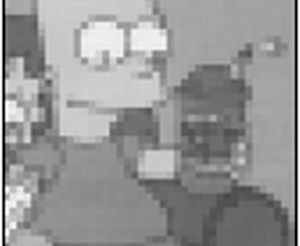
%> input picture Thresholding/bart.bmp (cropped and resized to the size of MATLAB's example picture), 300 x 246 px, given in place of coins.png, which was not available; the run also reads 2 pictures not shown here
$ octave Thresholding_histogram.m   (GNU Octave 9; MATLAB toolbox functions it lacks are replaced by stand-ins)
%> lines starting %> are read from the running program, lines starting %| are printed output that depends on the picture; in (x1, y1, x2, y2) boxes, pixels count from 0 and x2, y2 are one past the last pixel; in counts of white or black regions, pixels touching at a corner belong together; the program's own positions count from 1; pictures that were not available may be replaced by others from this repository, and a replacement may not be noted
### Thresholding/clusterKittler.m
%% Wyznaczenie progu binaryzacji metoda CLUSTER KITTLER

% Autor: Tomasz Kryjak
% Laboratorium Biocybernetyki AGH
% Utworzono            : 08.09.2009
% Ostatnia modyfikajca : 08.09.2009


function Topt = clusterKittler(obraz)

    [H x] = imhist(obraz);

    p = H / sum(H);

    w_k = cumsum(p);
    mi_k = cumsum(p .* (1:256)');


    w_0 = w_k;
    w_1 = 1 -w_k;

    mi_0 = mi_k ./ w_k;
    mi_T = mi_k(end);
    mi_1 = (mi_T-mi_k)./(1-w_k);

    for T= 1:1:256
        o_0(T) = sum( (((1:T)' -mi_0(T)).^2) .*p(1:T))./w_0(T);
        o_1(T) = sum( (((T+1:256)' -mi_1(T)).^2) .*p(T+1:256))./w_1(T);
    end

    o_0 = sqrt(o_0);
    o_1 = sqrt(o_1);


    J = 1 + 2*( w_0.*log10(o_0)' + w_1.*log10(o_1)') - 2*(w_0.*log10(w_0)+w_1.*log10(w_1));

    for i = 1:1:256
        if ( J(i) == -Inf)
            J(i) = NaN;
        end
    end

    [value Topt] = min(J);

end

### Thresholding/entropyYen.m
%% Wyznaczenie progu binaryzacji metoda ENTROPY YEN

% Autor: Tomasz Kryjak
% Laboratorium Biocybernetyki AGH
% Utworzono            : 07.10.2009
% Ostatnia modyfikajca : 07.10.2009

function Topt = entropyYen(obraz)


    % Histogram
    [H x] = imhist(obraz);

    % Gestosc prawdopodobienstwa
    p = H / sum(H);

    % Histogram skumulowany (dystrybuanta)
    P = cumsum(p);

    Hf = zeros(1,256);
    Hb = zeros(1,256);

% Obliczanie Hf i Hb
    for T=1:1:256

        suma = 0;
        for i=1:1:T
            z = (p(i)/P(T))^2;


            % Dystrybuanta = 0 -> Entropia nieskonczona
            if ( p(T) == 0 )
                z = Inf;
            end
            suma = suma + z;
        end
        Hf(T) = -1*log(suma);

        suma = 0;
        for i=T+1:1:256
            z = (p(i)/(1-P(T)))^2;


            % Dystrybuanta = 0 -> Entropia nieskonczona
            if ( p(T) == 1 )
                z = Inf;
            end

            suma = suma + z;
        end
        Hb(T) = -1*log(suma);

    end

    HH = Hf + Hb;
    [v Topt] = max(HH);

    % Zabezpieczenie przed Inf
    while ( v == Inf )
        HH(Topt) = -Inf;
        [v Topt] = max(HH);
    end

    % Korekcja o 1
    Topt = Topt-1;
end

### Thresholding/Thresholding_histogram.m
%Binaryzacja na podstawie histogramu
clearvars;
clc;
close all;

coins=imread('coins.png');
%> coins is the input picture: size 246x300 uint8; min 0, max 255, mean 149.7
rice=imread('rice.png');
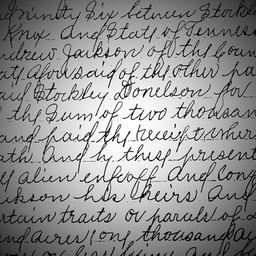
%> input picture Thresholding/tekstReczny.png (cropped and resized to the size of MATLAB's example picture, made grey), 256 x 256 px, given in place of rice.png, which was not available
%> rice is the input picture: size 256x256 uint8; min 0, max 255, mean 145
katalog=imread('katalog.bmp');
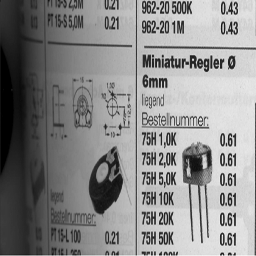
%> input picture Thresholding/katalog.bmp, 256 x 256 px
%> katalog is the input picture: size 256x256 uint8; min 0, max 251, mean 138
obiekty=imread('obiekty.bmp');
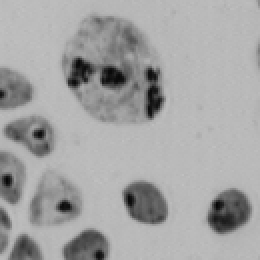
%> input picture Thresholding/obiekty.bmp, 130 x 130 px (shown 2 times larger)
%> obiekty is the input picture: size 130x130 uint8; min 6, max 192, mean 163.4
tekst=imread('tekst.bmp');
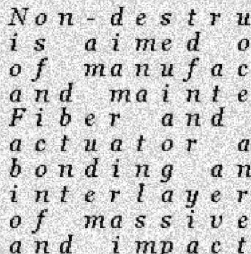
%> input picture Thresholding/tekst.bmp, 251 x 254 px
%> tekst is the input picture: size 254x251 uint8; min 0, max 255, mean 204.8
I=coins;
figure('Name','Oryginal i histogram');
subplot(2,1,1);
imshow(I);
title('Zdjecie');
subplot(2,1,2);
imhist(I);
title('Histogram');
p=80;
IBin=im2bw(I,p/255);
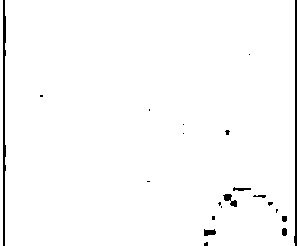
%> IBin: size 246x300 logical; 98.1% white; black in thin lines or dots
figure('Name', 'Po binaryzacji prog=80');
imshow(IBin);

figure('Name', 'Po binaryzacji prog auto');
prog=graythresh(I)
%> prog = 0.588
imshow(im2bw(I,prog));

ots = graythresh(I);
%> ots = 0.588
kittler = clusterKittler(I);
%> in clusterKittler, `[H x] = imhist(obraz);`: H = 256 values, max 1932 at index 164, min 0 at index 2, mean 288.3; x = 256 values from 0 to 255
%> in clusterKittler, `p = H / sum(H);`: p = 256 values, max 0.0262 at index 164, min 0 at index 2, mean 0.00391
%> in clusterKittler, `w_k = cumsum(p);`: w_k = 256 values from 2.71e-05 to 1
%> in clusterKittler, `mi_k = cumsum(p .* (1:256)');`: mi_k = 256 values from 2.71e-05 to 150.7
%> in clusterKittler, `w_0 = w_k;`: w_0 = 256 values from 2.71e-05 to 1
%> in clusterKittler, `w_1 = 1 -w_k;`: w_1 = 256 values, max 1 at index 1, min 1.11e-16 at index 256, mean 0.585
%> in clusterKittler, `mi_0 = mi_k ./ w_k;`: mi_0 = 256 values from 1 to 150.7
%> in clusterKittler, `mi_T = mi_k(end);`: mi_T = 150.7
%> in clusterKittler, `mi_1 = (mi_T-mi_k)./(1-w_k);`: mi_1 = 256 values, max 256 at index 255, min 0 at index 256, mean 184.3
%> after the loop in clusterKittler, `for T= 1:1:256`: o_0 = 256 values, max 1682.9 at index 256, min 0 at index 1, mean 720.7; o_1 = 256 values, max 1682.3 at index 1, min 0 at index 256, mean 839
%> in clusterKittler, `o_0 = sqrt(o_0);`: o_0 = 256 values, max 41.02 at index 256, min 0 at index 1, mean 24.27
%> in clusterKittler, `o_1 = sqrt(o_1);`: o_1 = 256 values, max 41.02 at index 1, min 0 at index 256, mean 26.28
%> in clusterKittler, `[value Topt] = min(J);`: value = 4.06; Topt = 255
%> kittler = 255
yen = entropyYen(I);
%> in entropyYen, `P = cumsum(p);`: P = 256 values from 2.71e-05 to 1
%> in entropyYen, `[v Topt] = max(HH);`: v = Inf; Topt = 256
%> the loop in entropyYen, `while ( v == Inf )` made 1 pass
%> (v, Topt) on pass 1: (7.75, 138)
%> in entropyYen, `Topt = Topt-1;`: Topt = 137
%> yen = 137


figure('Name', 'Binaryzacja 3 metody');
subplot(3,2,1);
imshow(I);
title('oryginal');
subplot(3,2,2);
imhist(I);
title('histogram');
subplot(3,2,3);
imshow(IBin);
title(['moj pr骻: ', num2str(p/255)]);
subplot(3,2,4);
Iots=im2bw(I,ots);
imshow(Iots);
title(['ots: ', num2str(ots*255)]);
subplot(3,2,5);
Ikittler=im2bw(I,kittler/255);
%> Ikittler: size 246x300 logical; every value is 0
imshow(Ikittler);
title(['kittler: ', num2str(kittler)]);
subplot(3,2,6);
Iyen=im2bw(I,yen/255);
%> Iyen: size 246x300 logical; 64.6% white; 33 black regions (17 under 20 px), largest, box (x1, y1, x2, y2) and area: (38, 0, 298, 246) 19877, (2, 0, 67, 246) 5243, (152, 52, 166, 79) 191
imshow(Iyen);
title(['yen: ', num2str(yen)]);

%%

I1=imread('figura.png');
figure('Name','Figura i histogram');
subplot(3,1,1);
imshow(I1);
title('Zdjecie');
subplot(3,1,2);
imhist(I1);
title('Histogram');
subplot(3,1,3);
I1Bin=im2bw(I1,80/255);
%> I1Bin: size 336x420 logical; 33.1% white; 1 white region, box (x1, y1, x2, y2) and area: (73, 31, 354, 305) 46754
imshow(I1Bin);
title('Binaryzacja');

I2=imread('figura2.png');
figure('Name','Figura 2 i histogram');
subplot(3,1,1);
imshow(I2);
title('Zdjecie');
subplot(3,1,2);
imhist(I2);
title('Histogram');
subplot(3,1,3);
I2Bin=im2bw(I2,120/255);
%> I2Bin: size 336x420 logical; 32.9% white; 1 white region, box (x1, y1, x2, y2) and area: (74, 31, 353, 305) 46372
imshow(I2Bin);
title('Binaryzacja');

I3=imread('figura3.png');
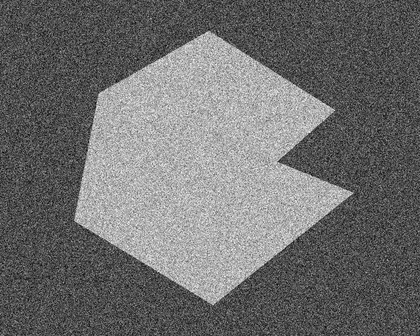
%> input picture Thresholding/figura3.png, 420 x 336 px, shrunk from 814 x 651 before the run
%> I3 is the input picture: size 336x420x3 uint8; min 0, max 251, mean 110
figure('Name','Figura 3 i histogram');
subplot(3,1,1);
imshow(I3);
title('Zdjecie');
subplot(3,1,2);
imhist(I3);
title('Histogram');
subplot(3,1,3);
I3Bin=im2bw(I3,150/255);
%> I3Bin: size 336x420 logical; 29% white; 48 white regions (47 under 20 px), largest, box (x1, y1, x2, y2) and area: (74, 31, 353, 305) 40909
imshow(I3Bin);
title('Binaryzacja');
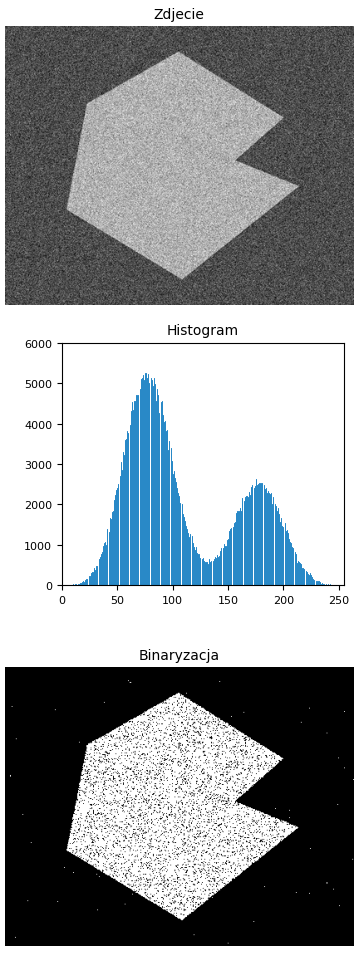
%> figure redrawn from the program's plot data, 3 panels


%> (the run ends here)
